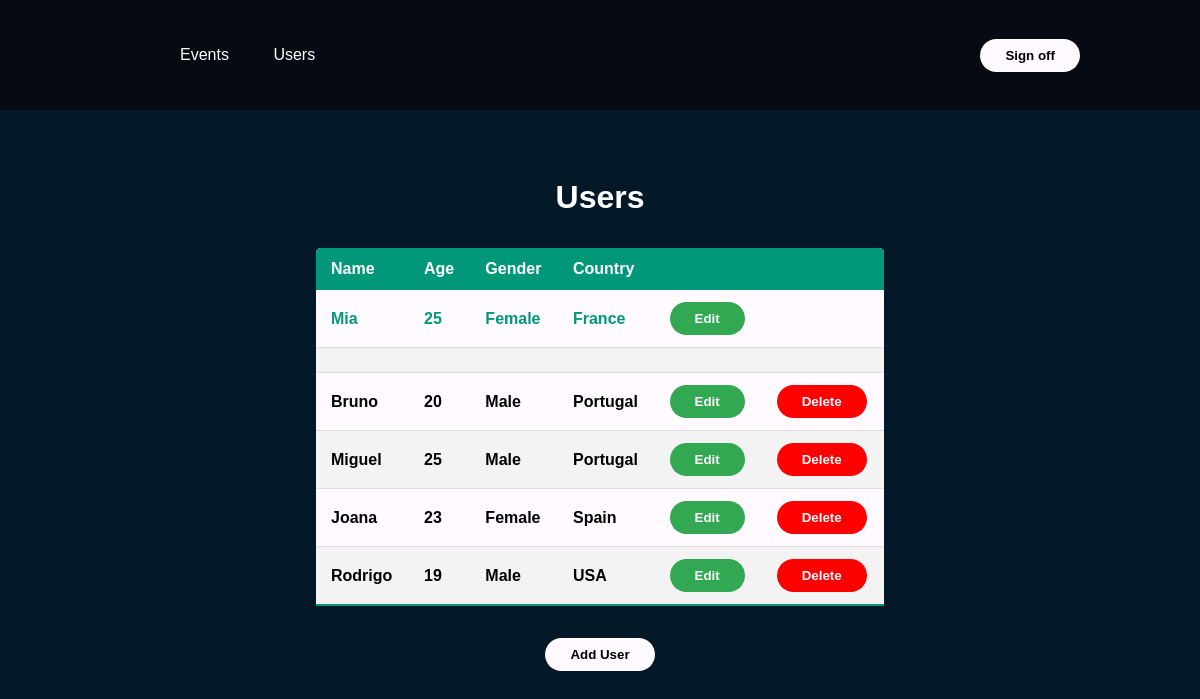
Screenshot of /users.php (signed in) with the database file from the repository.
### tables this page shows
CREATE TABLE `users` (
  `userID` int(11) NOT NULL,
  `userName` varchar(128) NOT NULL,
  `userEmail` varchar(128) NOT NULL,
  `userUID` varchar(128) NOT NULL,
  `userAge` int(64) NOT NULL,
  `userCountry` varchar(64) NOT NULL,
  `userGender` varchar(64) NOT NULL,
  `userPassword` varchar(128) NOT NULL,
  `userAdmin` tinyint(1) NOT NULL
);

### users.php (the view, shortened to what this page needs)
<?php
    include("includes/db.inc.php");
    $sql = "SELECT * FROM users";
    $result = mysqli_query($conn, $sql);
    $sql = "SELECT * FROM users WHERE userID =" . $_SESSION["userID"];
    $resultData = mysqli_query($conn, $sql);
    $loggedIn = mysqli_fetch_assoc($resultData);
?>
<!DOCTYPE html>
<html lang="en">
<head>
    <link rel="stylesheet" href="style.css">
</head>
<body>
    <header>
        <nav>
            <ul class="navLinks">
                <li><a href="events.php">Events</a></li>
                <li><a href="">Users</a></li>
            </ul>
        </nav>
        <a href="includes/logout.inc.php"><button>Sign off</button></a>
    </header>
    <div>
        <h1 style="text-align:center; color:white; padding-top:1.5em">Users</h1>
        <div class = "table" >
            <table class="content-table">
                <thead>
                    <tr>
                        <th>Name</th>
                        <th>Age</th>
                        <th>Gender</th>
                        <th>Country</th>
                        <th></th>
                        <th></th>
                    </tr>
                </thead>
                <tbody>
                    <tr class="activeRow">
                        <td><?=$loggedIn["userName"]?></td>
                        <td><?=$loggedIn["userAge"]?></td>
                        <td><?=$loggedIn["userGender"]?></td>
                        <td><?=$loggedIn["userCountry"]?></td>
                        <td><a href="<?= "users.edit.php?ID=" . $_SESSION["userID"] ?>"><button style="background-color:#32a852">Edit</button></a></td>
                    </tr>
                    <tr>
                        <td></td>
                        <td></td>
                        <td></td>
                        <td></td>
                        <td></td>
                        <td></td>
                    </tr>
                    <?php while($row = mysqli_fetch_assoc($result)) {
                        if($row["userID"] == $_SESSION["userID"]){}
                        else{ ?>
                        <tr>
                            <td><?= $row["userName"] ?></td>
                            <td><?= $row["userAge"] ?></td>
                            <td><?= $row["userGender"] ?></td>
                            <td><?= $row["userCountry"] ?></td>
                            <td><a href=" <?= "users.edit.php?ID=" . $row["userID"] ?>"><button style="background-color:#32a852">Edit</button></a></td>
                            <td><a href=" <?= "users.delete.php?ID=" . $row["userID"] ?>"><button style="background-color:red">Delete</button></a></td>
                        </tr>
                    <?php }} ?>
                </tbody>
            </table>
        </div>
        <div style="display:flex; justify-content:center">
            <a href="users.add.php"><button>Add User</button></a>
        </div>
    </div>
</body>
</html>

### style.css (style rules this page uses)
:root { font-weight: bold; font-size: medium; --background-color:#031927; --secondary-color:#070A13; --third-color:#FFFAFF; background-color: var(--background-color); }
* { box-sizing: border-box; }
body { width: 100%; height: 100%; margin:0; padding:0; font-family: sans-serif; }
header { display: flex; justify-content: space-between; align-items: center; padding:30px 10%; background: var(--secondary-color); }
nav li,a { font-weight: 500; color:white; text-decoration: none; }
button { font-weight: bold; padding:9px 25px; background-color: var(--third-color); border:none; border-radius: 50px; cursor: pointer; transition: all 0.3 ease 0s; }
.navLinks { list-style: none; }
.navLinks li { display: inline-block; padding: 0 20px; }
table { align-items: center; width:50%; background-color: var(--third-color); }
.table { margin:2em; display: flex; align-items: center; justify-content: center; }
.content-table { max-height: 1em; overflow-y:scroll; border-collapse: collapse; border-radius: 5px 5px 0 0; overflow: hidden; }
.content-table thead tr { background-color: #009879; color:#FFFFFF; text-align: left; }
.content-table th, .content-table td { padding: 12px 15px; }
.content-table tbody tr { border-bottom: 1px solid #dddddd; }
.content-table tbody tr:nth-of-type(even) { background-color: #f3f3f3; }
.content-table tbody tr:last-of-type { border-bottom: 2px solid #009879; }
.content-table button { background-color: var(--secondary-color); color: var(--third-color); }
.content-table a { color: black; font-weight: bold; }
.content-table tbody tr.activeRow { font-weight: bold; color: #009879; }

### rows the page displays
users: userName "Mia", userAge "25", userGender "Female", userCountry "France"
users: userName "Bruno", userAge "20", userGender "Male", userCountry "Portugal"
users: userName "Miguel", userAge "25", userGender "Male", userCountry "Portugal"
users: userName "Joana", userAge "23", userGender "Female", userCountry "Spain"
users: userName "Rodrigo", userAge "19", userGender "Male", userCountry "USA"
